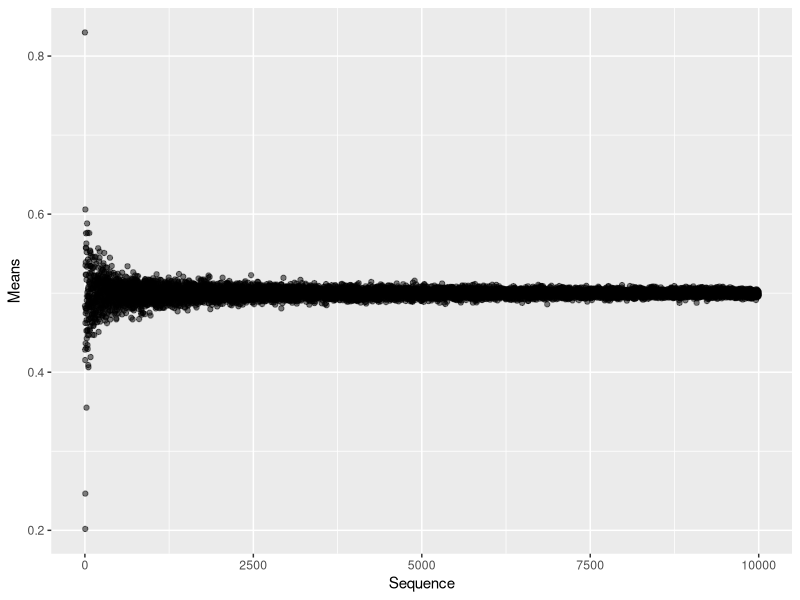

R code for this plot:
library(dplyr)
library(purrr)
library(ggplot2)

uniforms <- function(numbers){
  mini_sequence <- runif(numbers, 0, 1)
  mean(mini_sequence)
}

long_sequence <- seq(1, 10000)
str(long_sequence)

AllMeans <- map(long_sequence, uniforms) %>% unlist()
str(AllMeans)

MeanSequence <- tibble("Means" = AllMeans, "Sequence" = long_sequence)

ggplot(MeanSequence, aes(x = Sequence, y = Means)) + geom_point(alpha = 0.5)
